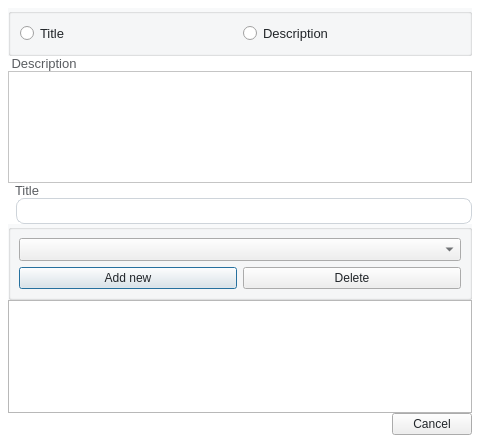
<?xml version="1.0" encoding="UTF-8"?>
<ui version="4.0">
 <class>Dialog_RETemplateSettings</class>
 <widget class="QDialog" name="Dialog_RETemplateSettings">
  <property name="geometry">
   <rect>
    <x>0</x>
    <y>0</y>
    <width>480</width>
    <height>443</height>
   </rect>
  </property>
  <property name="windowTitle">
   <string>Dialog</string>
  </property>
  <property name="styleSheet">
   <string notr="true">#Dialog_RETemplateSettings{
  font-family: &quot;Courier New&quot;;
  background-color: #FFFFFF;
}
QGroupBox {
  font-family: &quot;Courier New&quot;;
  font-size: 13px;
  background-color: rgba(248, 249, 250, 1);
}
QLineEdit {
  padding: 4px 0;
  border: 1px solid #ced4da;
  border-radius: 8px;
  margin-left: 8px;
  padding-left: 4px;
  background-color: #FFFFFF;
  color:#212529;
}
QPlainTextEdit {
	background-color: #FFFFFF;
  color:#212529;
}
QLabel {
  font-family: &quot;Courier New&quot;;
  font-size: 13px;
  color: rgb(90, 93, 97);
}
QRadioButton {
  font-family: &quot;Courier New&quot;;
  font-size: 13px;
  color: #212529;
}
QComboBox {
  font-family: &quot;Courier New&quot;;
  font-size: 13px;
  color: #212529;
}
QPushButton {
  color: #212529;
}

</string>
  </property>
  <layout class="QVBoxLayout" name="verticalLayout_7">
   <property name="spacing">
    <number>0</number>
   </property>
   <property name="leftMargin">
    <number>8</number>
   </property>
   <property name="topMargin">
    <number>8</number>
   </property>
   <property name="rightMargin">
    <number>8</number>
   </property>
   <property name="bottomMargin">
    <number>8</number>
   </property>
   <item>
    <widget class="QWidget" name="dialog_container" native="true">
     <layout class="QVBoxLayout" name="verticalLayout_6">
      <property name="spacing">
       <number>0</number>
      </property>
      <property name="leftMargin">
       <number>0</number>
      </property>
      <property name="topMargin">
       <number>0</number>
      </property>
      <property name="rightMargin">
       <number>0</number>
      </property>
      <property name="bottomMargin">
       <number>0</number>
      </property>
      <item>
       <layout class="QVBoxLayout" name="verticalLayout_5">
        <property name="spacing">
         <number>0</number>
        </property>
        <item>
         <widget class="QGroupBox" name="options_container">
          <property name="title">
           <string/>
          </property>
          <layout class="QGridLayout" name="gridLayout_2">
           <item row="0" column="0">
            <layout class="QHBoxLayout" name="horizontalLayout">
             <item>
              <widget class="QRadioButton" name="title_radio">
               <property name="text">
                <string>Title</string>
               </property>
              </widget>
             </item>
             <item>
              <widget class="QRadioButton" name="description_radio">
               <property name="text">
                <string>Description</string>
               </property>
              </widget>
             </item>
            </layout>
           </item>
          </layout>
         </widget>
        </item>
        <item>
         <widget class="QWidget" name="description_container" native="true">
          <layout class="QVBoxLayout" name="verticalLayout_3">
           <property name="spacing">
            <number>0</number>
           </property>
           <property name="leftMargin">
            <number>0</number>
           </property>
           <property name="topMargin">
            <number>0</number>
           </property>
           <property name="rightMargin">
            <number>0</number>
           </property>
           <property name="bottomMargin">
            <number>0</number>
           </property>
           <item>
            <layout class="QVBoxLayout" name="verticalLayout_4">
             <property name="spacing">
              <number>0</number>
             </property>
             <item>
              <widget class="QLabel" name="description_label">
               <property name="text">
                <string> Description</string>
               </property>
              </widget>
             </item>
             <item>
              <widget class="QPlainTextEdit" name="description_input"/>
             </item>
            </layout>
           </item>
          </layout>
         </widget>
        </item>
        <item>
         <widget class="QWidget" name="title_container" native="true">
          <layout class="QVBoxLayout" name="verticalLayout_2">
           <property name="spacing">
            <number>0</number>
           </property>
           <property name="leftMargin">
            <number>0</number>
           </property>
           <property name="topMargin">
            <number>0</number>
           </property>
           <property name="rightMargin">
            <number>0</number>
           </property>
           <property name="bottomMargin">
            <number>0</number>
           </property>
           <item>
            <layout class="QVBoxLayout" name="verticalLayout">
             <property name="spacing">
              <number>0</number>
             </property>
             <item>
              <widget class="QLabel" name="title_label">
               <property name="styleSheet">
                <string notr="true">margin: 0; padding-left: 4px;</string>
               </property>
               <property name="text">
                <string>Title</string>
               </property>
              </widget>
             </item>
             <item>
              <widget class="QLineEdit" name="title_input"/>
             </item>
            </layout>
           </item>
          </layout>
         </widget>
        </item>
        <item>
         <widget class="QGroupBox" name="button_container">
          <property name="title">
           <string/>
          </property>
          <layout class="QHBoxLayout" name="horizontalLayout_4">
           <property name="leftMargin">
            <number>8</number>
           </property>
           <property name="topMargin">
            <number>8</number>
           </property>
           <property name="rightMargin">
            <number>8</number>
           </property>
           <property name="bottomMargin">
            <number>8</number>
           </property>
           <item>
            <layout class="QGridLayout" name="gridLayout">
             <item row="1" column="0">
              <widget class="QPushButton" name="create_btn">
               <property name="text">
                <string>Add new</string>
               </property>
              </widget>
             </item>
             <item row="1" column="1">
              <widget class="QPushButton" name="delete_btn">
               <property name="enabled">
                <bool>true</bool>
               </property>
               <property name="text">
                <string>Delete</string>
               </property>
              </widget>
             </item>
             <item row="0" column="0" colspan="2">
              <widget class="QComboBox" name="options_combobox"/>
             </item>
            </layout>
           </item>
          </layout>
         </widget>
        </item>
        <item>
         <spacer name="verticalSpacer">
          <property name="orientation">
           <enum>Qt::Orientation::Vertical</enum>
          </property>
          <property name="sizeHint" stdset="0">
           <size>
            <width>20</width>
            <height>40</height>
           </size>
          </property>
         </spacer>
        </item>
        <item>
         <widget class="QTableView" name="tableView"/>
        </item>
       </layout>
      </item>
     </layout>
    </widget>
   </item>
   <item>
    <widget class="QDialogButtonBox" name="buttonBox">
     <property name="orientation">
      <enum>Qt::Orientation::Horizontal</enum>
     </property>
     <property name="standardButtons">
      <set>QDialogButtonBox::StandardButton::Cancel</set>
     </property>
     <property name="centerButtons">
      <bool>false</bool>
     </property>
    </widget>
   </item>
  </layout>
 </widget>
 <resources/>
 <connections>
  <connection>
   <sender>buttonBox</sender>
   <signal>accepted()</signal>
   <receiver>Dialog_RETemplateSettings</receiver>
   <slot>accept()</slot>
   <hints>
    <hint type="sourcelabel">
     <x>248</x>
     <y>254</y>
    </hint>
    <hint type="destinationlabel">
     <x>157</x>
     <y>274</y>
    </hint>
   </hints>
  </connection>
  <connection>
   <sender>buttonBox</sender>
   <signal>rejected()</signal>
   <receiver>Dialog_RETemplateSettings</receiver>
   <slot>reject()</slot>
   <hints>
    <hint type="sourcelabel">
     <x>316</x>
     <y>260</y>
    </hint>
    <hint type="destinationlabel">
     <x>286</x>
     <y>274</y>
    </hint>
   </hints>
  </connection>
 </connections>
</ui>
